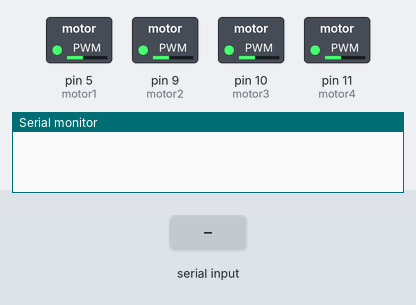
Bench run of a sketch on a simulated Arduino Nano, built with avr-gcc and run on an emulated ATmega328P. Parts: switched loads named in the sketch (green lamp = pin HIGH), the last lines printed to the serial monitor. The test bench sets the inputs (shaded band).

Above: at 1.2 s.
1.3 s: "*2" received over Serial
At 2.1 s:
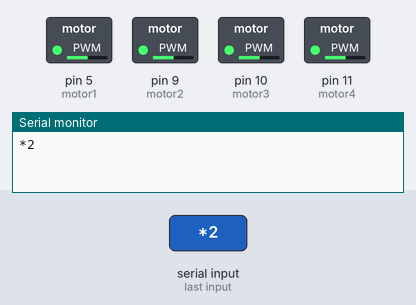
2.8 s: "*sol" received over Serial
At 4.0 s:
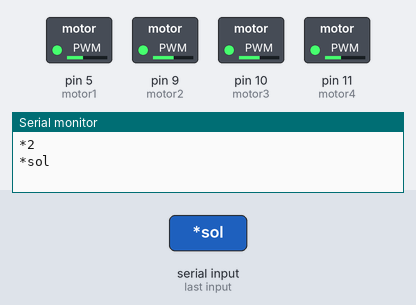
4.3 s: "*geri" received over Serial
At 5.5 s:
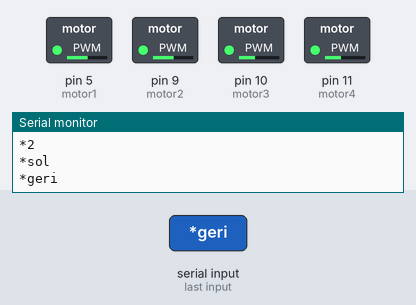
5.8 s: "*ileri" received over Serial
At 7.0 s:
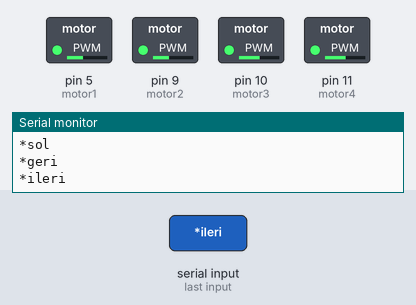
7.3 s: "*3" received over Serial
At 7.9 s:
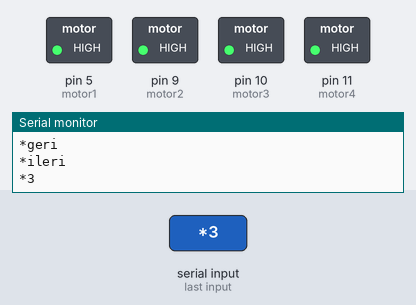
Timing chart, 0 to 9.8 s (numbered marks = the images above; inputs shaded):
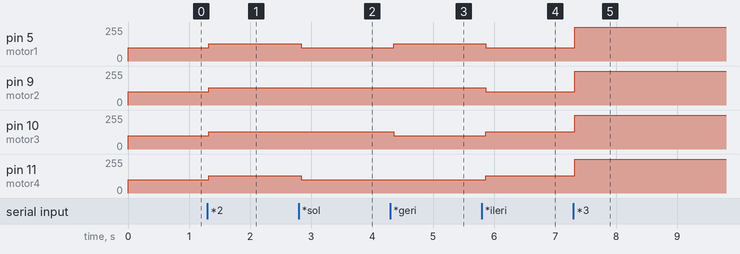

The sketch:

Kazez23.ino
```cpp
//Selamunaleyküm .asm
//Arduino drone projemiz vol.14
//Bu proje arduino nano, bluetooth shield, ve bolca sevgi içerir.
//Android program tabanlı yazılımımızdan ses kontrolü ile dronun motor hareketlerindeki değişim amaçlanmıştır.

String voice;
int motor1 = 5;   //ilk motorumuzu 5 nolu pinimize bağladık, çünkii pwm..
int motor2 = 9;   //iki nolu motorumuzu 9 nolu pinimize bağladık.
int motor3 = 10;  //üç nolu motorumuzu 10 nolu pinimize bağladık.
int motor4 = 11;  //dört nolu motorumuzu 11 nolu pinimize bağladık.

//--------------------------Buradan Fonksiyonları çağıracağız-------------------------------//

//Analog grişlerden 0-255 skalasında bir değer göreceğiz ve bu değer motora gönderilecek değerimizi belirleyecek.
//Dronu sabit tutana kadar değerlerle oynadık; 130 veya 135 değerlerinde bu durumu sağlayabildik.

void middlespeed() {    //ortalama hızda
  analogWrite(motor1, 130);
  analogWrite(motor2, 130);
  analogWrite(motor3, 130);
  analogWrite(motor4, 130);
}
void fastspeed() {     //hızlı iken
  analogWrite(motor1, 255);
  analogWrite(motor2, 255);
  analogWrite(motor3, 255);
  analogWrite(motor4, 255);
}

void lowspeed() {     //yavaşken
  analogWrite(motor1, 100);
  analogWrite(motor2, 100);
  analogWrite(motor3, 100);
  analogWrite(motor4, 100);
}
//-----------------------------------------------------------------------//
void setup() {
  Serial.begin(9600);     //Serial portun 9600lü kanalını kullan.
  analogWrite(motor1, 100);
  analogWrite(motor2, 100);
  analogWrite(motor3, 100);
  analogWrite(motor4, 100);
      //Tüm motorlara başlangıç değerini ver

      //Motorları output yap
  pinMode(motor1, OUTPUT);
  pinMode(motor2, OUTPUT);
  pinMode(motor3, OUTPUT);
  pinMode(motor4, OUTPUT);
}
//----------------------Asıl Olaya Başladık----------------------------//
void loop() {
  while (Serial.available()) { //Herhangi ulaşılabilir byte var mı sürekli ara..
    delay(10);                 //Bu olay güzel oluyor, bi nefes alması için.
    char c = Serial.read();    //Okunan değeri c 'ye ata.
    if (c == '#') {
      break;                   //sözcükten sonra # gelirse looptan çık
    }
    voice += c;                //voice 'a ekledik.
  }
  if (voice.length() > 0) {
    Serial.println(voice);
    //----------------------Bu kısım projenin devamı için geliştirelecek şu an için geç-----------------------------------//
    //----------Motor Kontrolü----------//
    if (voice == "*bir") {
      lowspeed();
    }
    else if (voice == "*2") {
      middlespeed();
    }
    else if (voice == "*3") {
      fastspeed();
    }

    //----------Doğrultu, yönlerimiz----------//
    //Yönlerin bölümü başladı
    else if (voice == "*sol")
    {
      analogWrite(motor1, 100);
      analogWrite(motor2, 130);
      analogWrite(motor3, 130);
      analogWrite(motor4, 100);
                            delay(1000);
    }
    else if (voice == "*sağ")
    {
      analogWrite(motor1, 130);
      analogWrite(motor2, 100);
      analogWrite(motor3, 100);
      analogWrite(motor4, 130);
                             delay(1000);
    }
    else if (voice == "*geri") {
     analogWrite(motor1, 130);
     analogWrite(motor2, 130);
     analogWrite(motor3, 100);
     analogWrite(motor4, 100);
                             delay(1000);
    }
    else if (voice == "*ileri") {
     analogWrite(motor1, 100);
     analogWrite(motor2, 100);
     analogWrite(motor3, 130);
     analogWrite(motor4, 130);
                             delay(1000);
    }
    else if (voice == "*right back") {
     analogWrite(motor1, 110);
     analogWrite(motor2, 90);
     analogWrite(motor3, 110);
     analogWrite(motor4, 90);
                             delay(1000);
    }
    else if (voice == "*left back") {
     analogWrite(motor1, 90);
     analogWrite(motor2, 110);
     analogWrite(motor3, 90);
     analogWrite(motor4, 110);
                             delay(1000);
    }
    else if(voice =="*dur") {
     analogWrite(motor1, 70);
     analogWrite(motor2, 70);
     analogWrite(motor3, 70);
     analogWrite(motor4, 70);
                             delay(1000);
     analogWrite(motor1, 35);
     analogWrite(motor2, 35);
     analogWrite(motor3, 35);
     analogWrite(motor4, 35);
                             delay(1000);
     analogWrite(motor1, 0);
     analogWrite(motor2, 0);
     analogWrite(motor3, 0);
     analogWrite(motor4, 0);
                             delay(1000);

    }

    //-----------------------------------------------------------------------//
    voice = "";

  }

} //Değerleri resetle ve başa dön..

//Gyro ekle, Jarvisle konuştur, lityum iyonu değiştir..

//Son edit --> (02.12.2016)
```

Measured:
- after the input at 1.3 s, pin 5 (motor1), pin 9 (motor2), pin 10 (motor3), pin 11 (motor4): 100/255 → 130/255 at once
- after the input at 2.8 s, pin 5 (motor1), pin 11 (motor4): 130/255 → 100/255 at once
- after the input at 4.3 s, pin 5 (motor1): 100/255 → 130/255 after 0.05 s; pin 10 (motor3): 130/255 → 100/255 after 0.05 s
- after the input at 5.8 s, pin 5 (motor1), pin 9 (motor2): 130/255 → 100/255 after 0.06 s; pin 10 (motor3), pin 11 (motor4): 100/255 → 130/255 after 0.06 s
- after the input at 7.3 s, pin 5 (motor1), pin 9 (motor2): 100/255 → 255/255 at once; pin 10 (motor3), pin 11 (motor4): 130/255 → 255/255 at once
